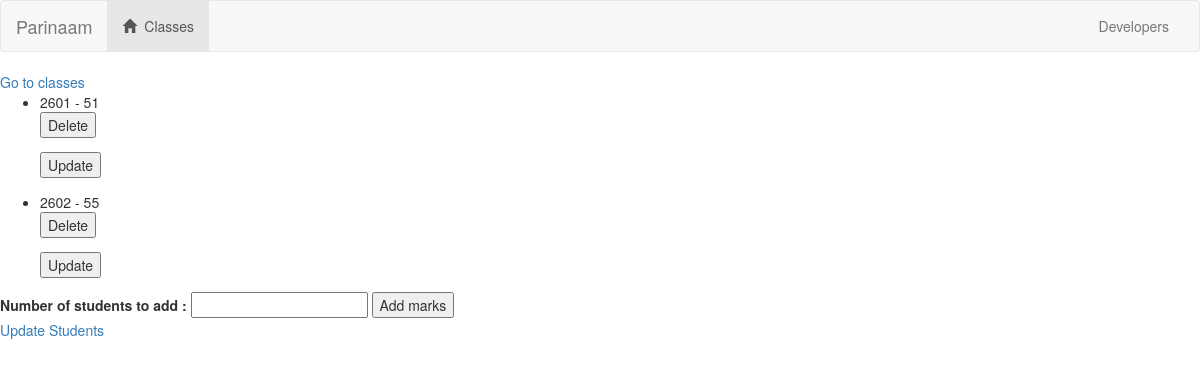
Before: /Classes/21/ with the older database file.
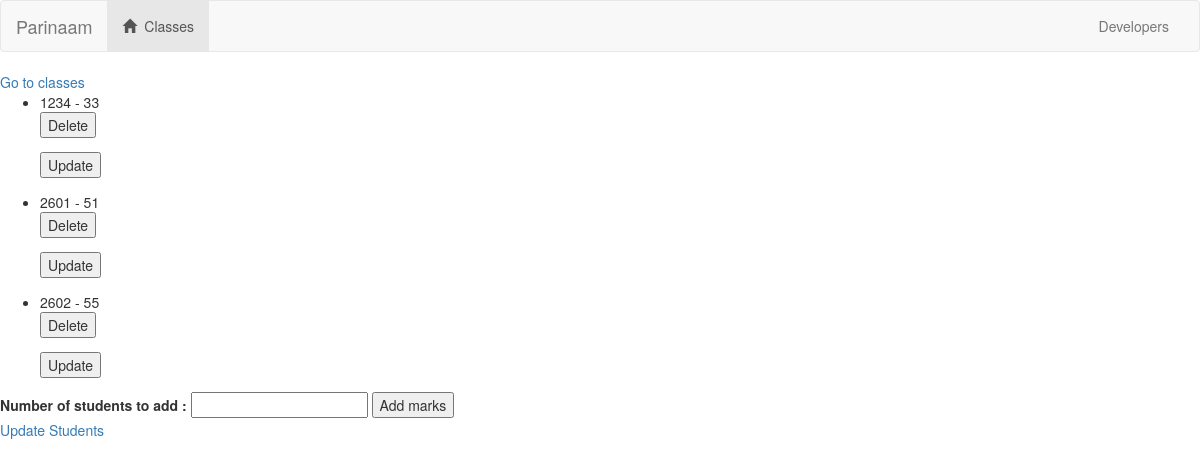
After: the same page with the newer database file.
### Classes/models.py (models this page shows, shortened)
class Marks(models.Model):
    classes = models.ForeignKey(Classes, on_delete=models.CASCADE)
    roll = models.IntegerField()
    marks_obt = models.IntegerField()

### Classes/views.py (the view)
# urls.py: url(r'^(?P<classes_id>[0-9]+)/$', views.marks, name='marks'),
def marks(request, classes_id):
    classes = get_object_or_404(Classes, pk=classes_id)
    marks_qs = Marks.objects.all().filter(classes=classes_id).order_by('roll')
    return render(request, 'Classes/marks.html', {'classes': classes, 'marks_qs': marks_qs})

### Classes/templates/Classes/marks.html (shortened to what this page needs)
{% extends 'Classes/base.html' %}
{% block body %}
<a href="{% url 'Classes:index' %}">Go to classes</a><br>
{% if marks_qs %}
    <ul>
        {% for detail in marks_qs %}
            <li>
                {{detail.roll}} - {{detail.marks_obt}}
                <form action="{% url 'Classes:delete-marks' classes.id detail.id %}">
                    <input type="submit" value="Delete">
                </form>
                <form action="{% url 'Classes:update-marks' classes.id detail.id %}">
                    <input type="submit" value="Update">
                </form>
            </li>
        {% endfor %}
    </ul>
{% else %}
    <h3>You have not any added marks yet :(</h3>
{% endif %}
<label>Number of students to add : </label>
<input type="number" id="num">
<button onclick="myFxn()">Add marks</button><br>
<a href="{% url 'Classes:update-all-marks' classes.id %}">Update Students</a>
{% endblock %}

Changed rows visible on the page:
added Marks: roll "1234", marks_obt "33"
